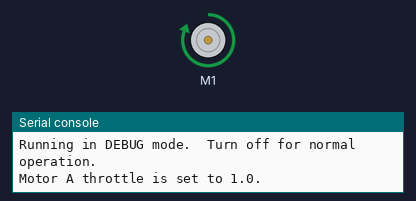
The program below on a simulated CircuitPython board. On the bench: DC motor (green arrow = forward, orange = backward, longer = faster), the last lines printed to the serial console.

Above: at 2.5 s.
At 7.5 s:
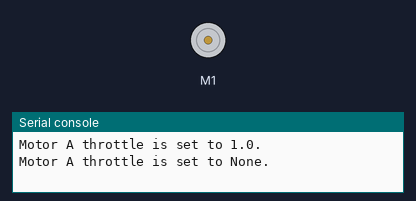
At 12.5 s:
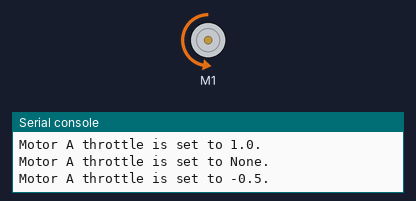
Timing chart, 0 to 26.0 s (numbered marks = the images above):
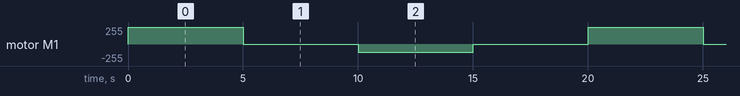

Measured:
- by itself, motor M1: repeats every 20.0 s: stopped 5.0 s, backward 127/255 5.0 s, stopped 5.0 s, forward 255/255 5.0 s

The program:

Baseball_throwing_robot.py
```python
from time import sleep
import board
from digitalio import DigitalInOut, Direction, Pull
from pwmio import PWMOut
from adafruit_motor import motor as Motor

DEBUG = True  # mode of operation; False = normal, True = debug
OP_DURATION = 5  # operation duration in seconds

drv6612_ain1 = PWMOut(board.D5, frequency=50)
drv6612_ain2 = PWMOut(board.D4, frequency=50)
drv6612_sleep = DigitalInOut(board.D0)

motor_a = Motor.DCMotor(drv6612_ain1, drv6612_ain2)

def print_motor_status(motor):
    if motor == motor_a:
        motor_name = "A"
    else:
        motor_name = "Unknown"
    print(f"Motor {motor_name} throttle is set to {motor.throttle}.")

def basic_operations():
    # Drive forward at full throttle
    motor_a.throttle = 1.0
    if DEBUG: print_motor_status(motor_a)
    sleep(OP_DURATION)

    # Coast to a stop
    motor_a.throttle = None
    if DEBUG: print_motor_status(motor_a)
    sleep(OP_DURATION)

    # Drive backwards at 50% throttle
    motor_a.throttle = -0.5
    if DEBUG: print_motor_status(motor_a)
    sleep(OP_DURATION)

    # Brake to a stop
    motor_a.throttle = 0
    if DEBUG: print_motor_status(motor_a)
    sleep(OP_DURATION)

# Main
drv6612_sleep.direction = Direction.OUTPUT
drv6612_sleep.value = True  # enable (turn on) the motor driver

if DEBUG: print("Running in DEBUG mode.  Turn off for normal operation.")
while True:
    basic_operations()  # perform basic motor control operations on motor A
```
